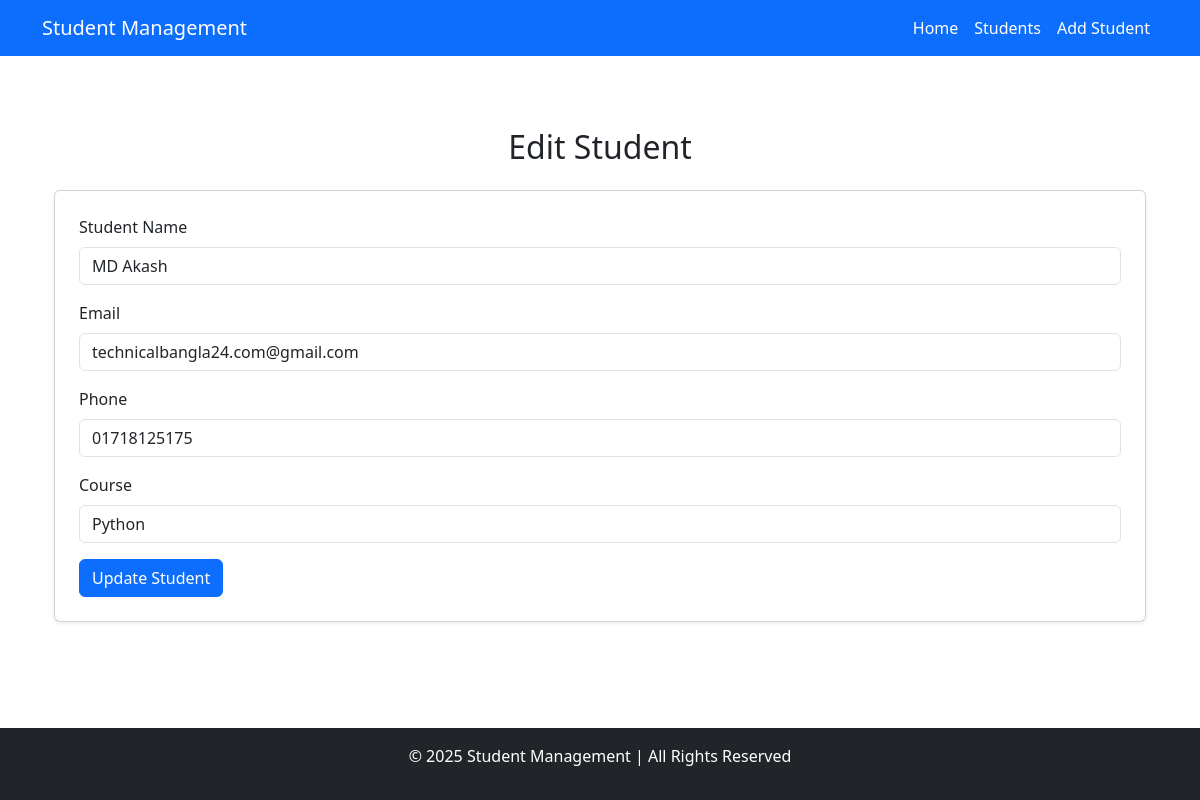
Page /edit_student/13/ on the committed database.
### student/models.py (models this page shows, shortened)
class Student(models.Model):
    name = models.CharField(max_length=100)
    email = models.EmailField()
    phone = models.CharField(max_length=15)
    course = models.CharField(max_length=100)

### student/views.py (the view)
# urls.py: path('edit_student/<int:id>/', views.edit_student, name='edit_student'),
def edit_student(request, id):
    student = Student.objects.get(id=id)
    context = {
        'student': student
    }
    return render(request, 'edit_student.html', context)

### templates/edit_student.html (shortened to what this page needs)
{% extends 'base.html' %}
{% block content %}
<div class="container mt-4">
    <h2 class="text-center mb-4">Edit Student</h2>
    <div class="card p-4 shadow-sm">
        <form method="POST" action="{% url 'update_student' student.id %}">
            <div class="mb-3">
                <label for="name" class="form-label">Student Name</label>
                <input type="text" class="form-control" id="name" name="name" value="{{ student.name }}" required>
            </div>
            <div class="mb-3">
                <label for="email" class="form-label">Email</label>
                <input type="email" class="form-control" id="email" name="email" value="{{ student.email }}" required>
            </div>
            <div class="mb-3">
                <label for="phone" class="form-label">Phone</label>
                <input type="text" class="form-control" id="phone" name="phone" value="{{ student.phone }}" required>
            </div>
            <div class="mb-3">
                <label for="course" class="form-label">Course</label>
                <input type="text" class="form-control" id="course" name="course" value="{{ student.course }}" required>
            </div>
            <button type="submit" class="btn btn-primary">Update Student</button>
        </form>
    </div>
</div>
{% endblock %}

### static/css/style.css (style rules this page uses)
html, body { height: 100%; display: flex; flex-direction: column; }

### rows in the picture
Student: name "MD Akash", email "technicalbangla24.com@gmail.com", phone "01718125175", course "Python"
